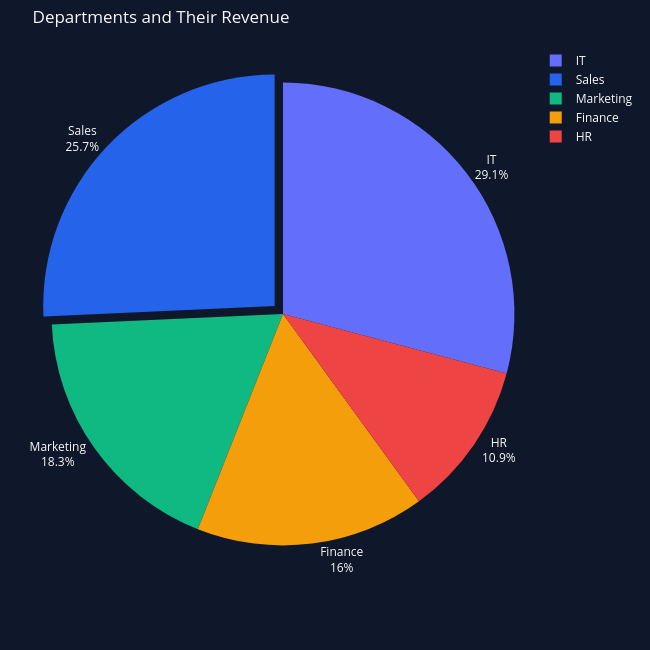

The cell this chart's notebook holds for it:
### Code cell
df3 = pd.DataFrame({
    "Department": ["Sales", "Marketing", "Finance", "HR", "IT"],
    "Revenue": [450000, 320000, 280000, 190000, 510000]
})

fig = go.Figure()

fig.add_trace(
    go.Pie(
        labels=df3["Department"],
        values=df3["Revenue"]
    )
)

fig.update_layout(
    title="Departments and Their Revenue",
    width=650,
    height=650,
    margin=dict(l=40,r=40,t=40,b=30),
    paper_bgcolor="#0F172A",   # Main outer background
    plot_bgcolor="#1E293B",    # Chart/Paper area
    font=dict(
        color="#F8FAFC"
    ),
    template="plotly_dark"
    
)

fig.update_traces(
    marker=dict(
        colors=["#2563EB", "#10B981", "#F59E0B", "#EF4444"],
        
    ),

    textinfo="label+percent",
    textposition="outside",

    pull=[0.05, 0, 0, 0],

    hovertemplate=
        "<b>%{label}</b><br>"
        "Value: %{value}<br>"
        "Share: %{percent}<extra></extra>"
)

fig.update_xaxes(
    title="Pie Chart",
    tickangle=0,
    showgrid=False,
    showline=False,
    tickfont=dict(size=14),
    title_font=dict(size=15)
)

fig.show()

### Figure 1 — Plotly figure (JSON) as saved in the notebook; plotly's stock layout.template omitted (floating-point values rounded to 4 significant figures)
{"data": [{"hovertemplate": "<b>%{label}</b><br>Value: %{value}<br>Share: %{percent}<extra></extra>", "labels": ["Sales", "Marketing", "Finance", "HR", "IT"], "marker": {"colors": ["#2563EB", "#10B981", "#F59E0B", "#EF4444"]}, "pull": [0.05, 0, 0, 0], "textinfo": "label+percent", "textposition": "outside", "type": "pie", "values": [450000, 320000, 280000, 190000, 510000]}], "layout": {"font": {"color": "#F8FAFC"}, "height": 650, "margin": {"b": 30, "l": 40, "r": 40, "t": 40}, "paper_bgcolor": "#0F172A", "plot_bgcolor": "#1E293B", "title": {"text": "Departments and Their Revenue"}, "width": 650, "xaxis": {"showgrid": false, "showline": false, "tickangle": 0, "tickfont": {"size": 14}, "title": {"font": {"size": 15}, "text": "Pie Chart"}}}}
